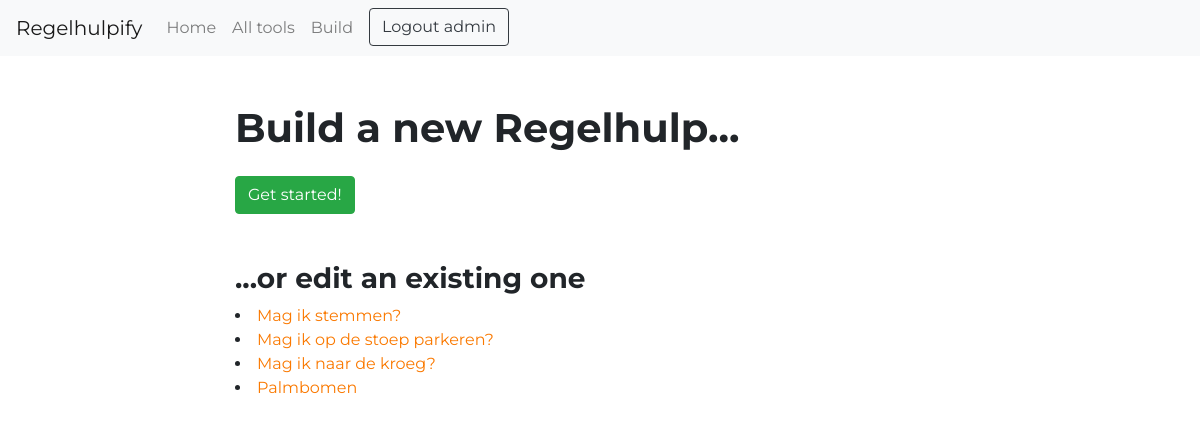
The app's page /builder/ (signed in), older data.
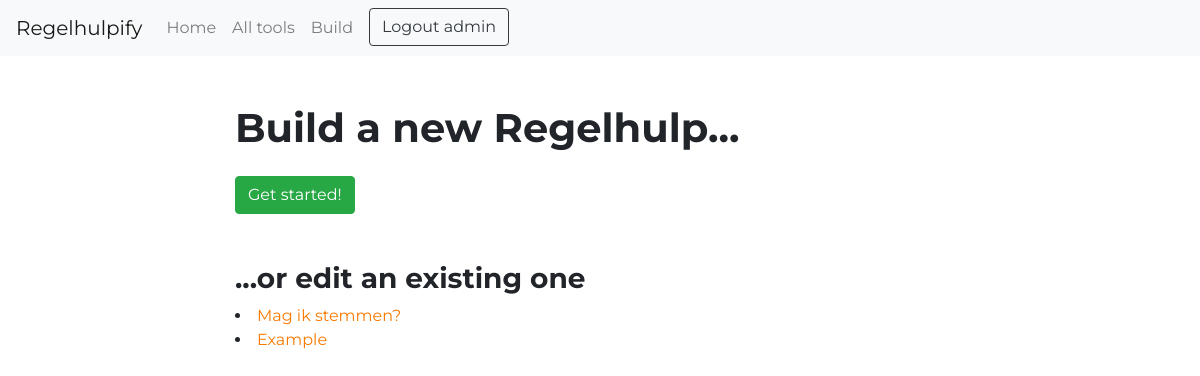
The same page, newer data.
### regelhulpify/models.py (models this page shows, shortened)
class Tool(models.Model):
    owner = models.ForeignKey(User, on_delete=models.SET_DEFAULT, default=1)
    name = models.CharField(max_length=128, unique=True)
    desc = models.CharField(max_length=1024)
    img = models.URLField(max_length=1024, null=True, blank=True)
    shorturl = models.SlugField(max_length=64, unique=True, null=True, blank=True, validators=[safe_url])

### regelhulpify/views.py (the view)
# urls.py: path("builder/", views.builder, name="builder"),
@login_required
def builder(request):
    t = Tool.objects.filter(owner=request.user)
    context = {'tools': t}
    return render(request, 'regelhulpify/builder.html', context)

### regelhulpify/context_processors.py (called while the page is built)
def login_form(request):
    return {
        'login_form': AuthenticationForm()
    }

### regelhulpify/templates/regelhulpify/builder.html
{% extends 'regelhulpify/base.html' %}
{% block content %}
    <h1 class="">Build a new Regelhulp...</h1>
    <a href="{% url 'newtool' %}" class="btn btn-success mt-3">Get started!</a>
    {% if tools %}<h3 class="mt-5">...or edit an existing one</h3>
    <div>
        {% for tool in tools %}
        <li>
            <a href="{% url 'builder_tool' tool.id %}" >{{ tool.name }}</a>
        </li>
        {% endfor %}
    </div>
    {% endif %}
{% endblock %}

### regelhulpify/templates/regelhulpify/base.html (shortened to what this page needs)
{% load static %}
<html>
    <head>
        <link rel="stylesheet" href="{% static 'css/custom.css' %}">
    </head>
    <body>
        <nav class="navbar navbar-expand-lg navbar-light bg-light">
            <a class="navbar-brand" href="{% url 'home' %}">Regelhulpify</a>
            <div class="collapse navbar-collapse" id="navbarSupportedContent">
                <ul class="navbar-nav mr-auto">
                    <li class="nav-item">
                        <a class="nav-link" href="{% url 'home' %}">Home</a>
                    </li><li class="nav-item">
                        <a class="nav-link" href="{% url 'alltools' %}">All tools</a>
                    </li>
                    <li class="nav-item">
                    {% if user.is_authenticated %}
                        <a class="nav-link" href="{% url 'builder' %}">Build</a>
                    {% else %}
                        <a class="nav-link" href="{% url 'django_registration_register' %}">Register</a>
                    {% endif %}
                    </li>
                    <li class="nav-item dropdown order-1">
                        {% if user.is_authenticated %}
                    <a class="btn btn-outline-dark log-button" href="{% url 'logout' %}"> Logout {{ user.username }}</a>
                      {% endif %}
                  </li>
                </ul>
            </div>
        </nav>
        <div class="content container mt-5 pb-5">
            <div class="row">
                <div class="col-md-2"></div>
                <div class="col-md-8">
                    {% block content %}
                    {% endblock %}
                </div>
            </div>
        </div>
    </body>
</html>

Row changes from the older to the newer data that the page shows:
removed Tool: name "Mag ik op de stoep parkeren?"
removed Tool: name "Mag ik naar de kroeg?"
removed Tool: name "Palmbomen"
added Tool: name "Example"
